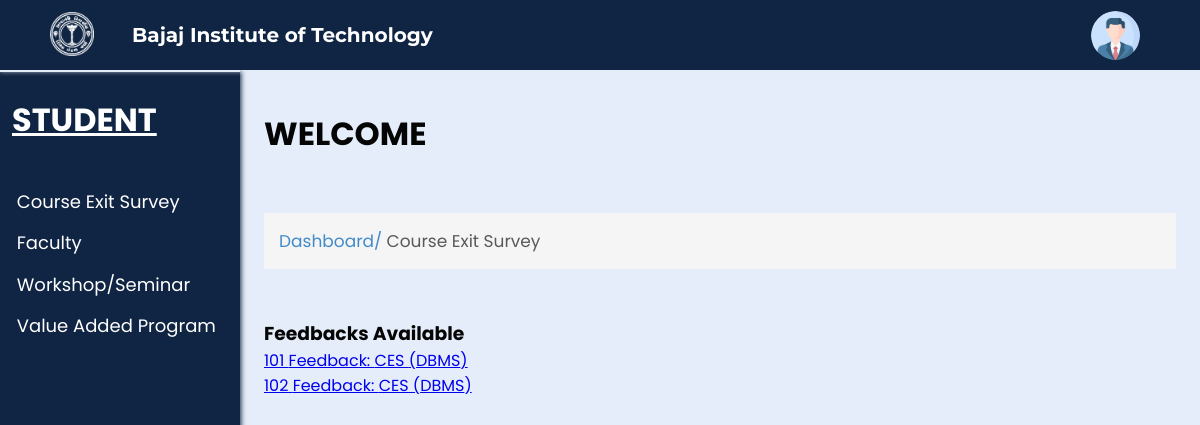
The app's page /CES.php, older data.
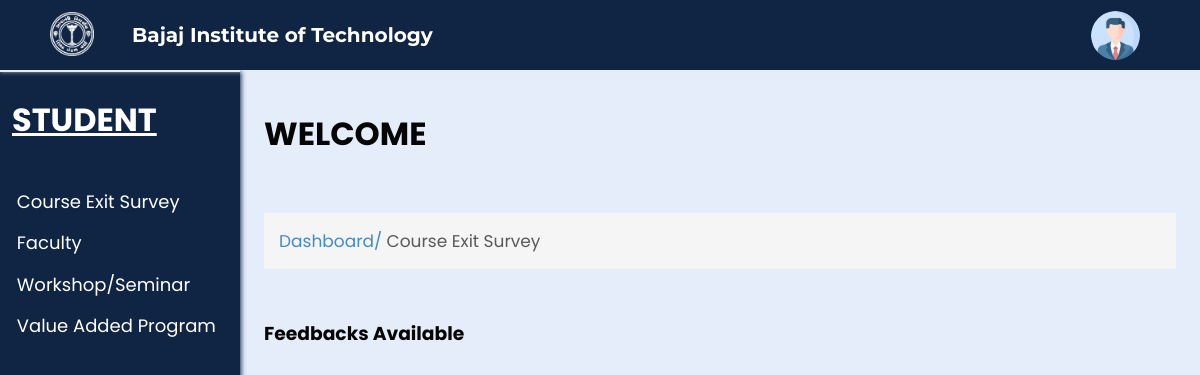
The same page, newer data.
### tables this page shows
CREATE TABLE `feedbacks` (
  `feedback_id` int(100) NOT NULL,
  `feedback_type` text NOT NULL,
  `author` text NOT NULL,
  `subject` text NOT NULL,
  `status` text NOT NULL,
  `dept` varchar(10) NOT NULL,
  `year` varchar(3) NOT NULL,
  `sem` varchar(4) NOT NULL,
  `section` varchar(1) NOT NULL
);

### CES.php (the view, shortened to what this page needs)
<?php
include('connect.php');
$sql="SELECT * FROM feedbacks";
$result=mysqli_query($conn, $sql);
?>
<html lang="en">
<head>
  <link rel="stylesheet" href="css/ces.css?v=<?php echo time(); ?>">
  <link rel="stylesheet" href="css/common.css?v=<?php echo time(); ?>">
</head>
<body>
  <div class="nav">
    <div class="img">
      <img id="img" src="images/bitlogo_transparent.png" alt="BIT Logo">
    </div>
    <h2 id="heading">Bajaj Institute of Technology</h2>
    <div class="links" id="links">
      <div class="account_div">
        <img class="account_img" src="images/user.png" alt="User" width="7%" style="border-radius: 50%;">
      </div>
    </div>
  </div>
  <div class="spaces"></div>
  <div class="full">
    <div class="left">
      <h1>STUDENT</h1>
      <ul>
        <li><a href="CES.php">Course Exit Survey</a></li>
        <li><a href="#">Faculty</a></li>
        <li><a href="#">Workshop/Seminar</a></li>
        <li><a href="#">Value Added Program</a></li>
      </ul>
    </div>
    <div class="right">
      <h1>WELCOME</h1>
      <br>
      <p class="s1">Dashboard/ <span class="head">Course Exit Survey</span></p>
      <br>
      <br>
        <h3>Feedbacks Available</h3>
        <?php
          while ($row = mysqli_fetch_assoc($result)) {
            $feed = $row['feedback_id'];
        ?>
        <a href="feedback.php?id=<?php echo $feed;?>"><?php echo $row['feedback_id']; ?> <span>Feedback: </span><?php echo $row['feedback_type']; ?>
        <span>(<?php echo $row['subject'];?>)</span><br /></a>
        <?php
          }
        ?>
    </div>
  </div>
</body>
</html>

Row changes from the older to the newer data that the page shows:
removed feedbacks: feedback_id "101", feedback_type "CES", subject "DBMS"
removed feedbacks: feedback_id "102", feedback_type "CES", subject "DBMS"
